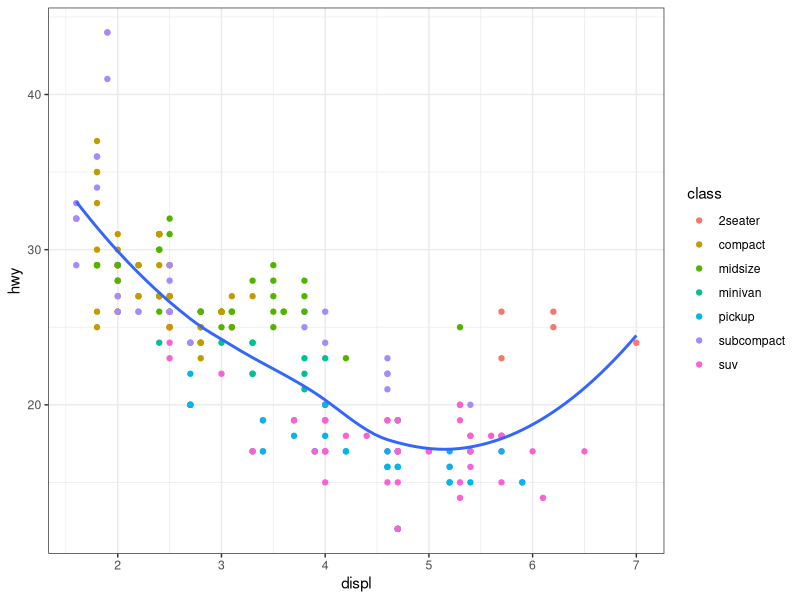

Source code (R):
library(tidyverse)

ggplot(mpg, aes(displ, hwy)) +
  geom_point(aes(color = class)) +
  geom_smooth(se = FALSE) +
  theme_bw()
